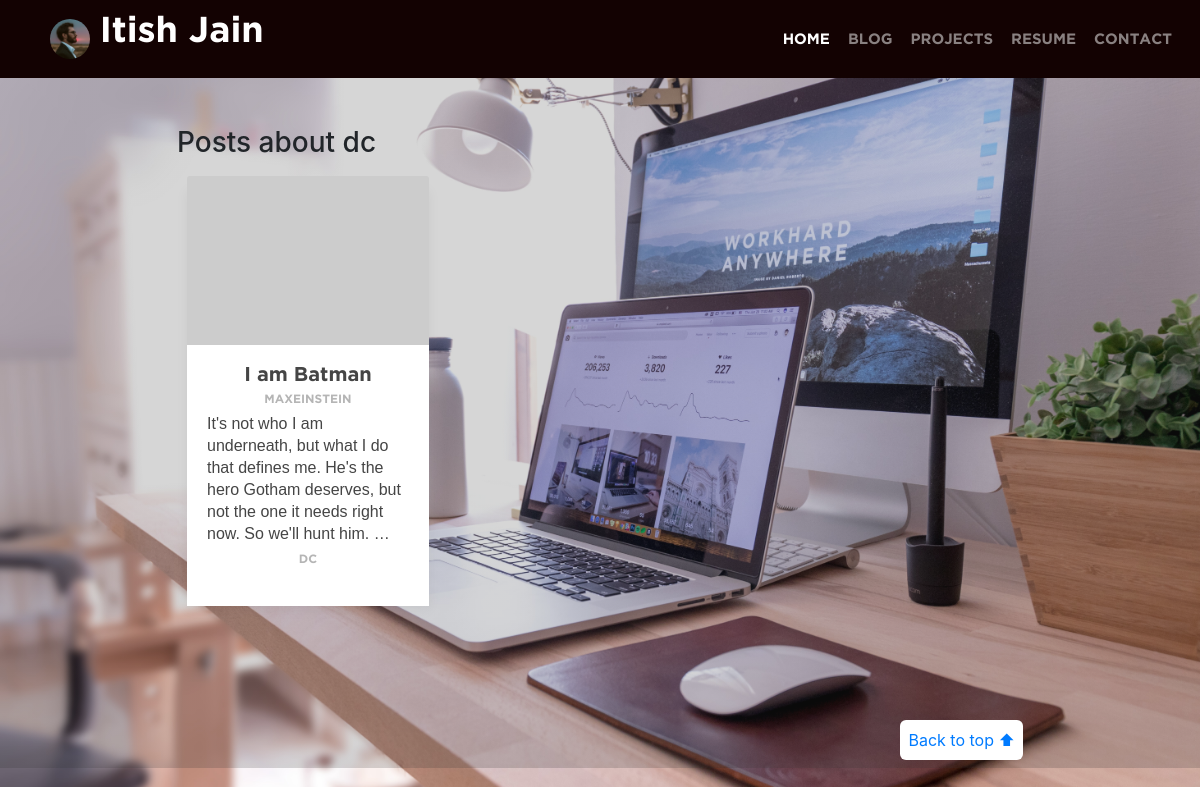
Screenshot of /blog/tag/dc with the database file from the repository.
### blog/models.py (models this page shows, shortened)
class BlogPost(models.Model):
    title = models.CharField(max_length=200, unique=True)
    author = models.ForeignKey('auth.User', related_name='posts',
                               on_delete=models.CASCADE)
    body = models.TextField()
    postdate = models.DateTimeField(auto_now_add=True, blank=True)
    tags = models.ManyToManyField('Tag', related_name='posts')
    def get_absolute_url(self):
        return reverse('post', args=[str(self.id)])

class Tag(models.Model):
    name = models.CharField(max_length=50, unique=True)
    def get_absolute_url(self):
        return reverse('tag_posts', args=[str(self.name)])

### blog/views.py (the view)
# urls.py: path('tag/<str:name>', views.tag_posts, name='tag_posts'),
def tag_posts(request, name):
    name = name.lower()
    title = 'Posts about {}'.format(name)
    tag = get_object_or_404(Tag, name=name)
    posts = BlogPost.objects.filter(tags=tag)
    return render(request, 'blog/filtered_post_list.html',
                  {'posts':posts, 'title':title})

### blog/templates/blog/filtered_post_list.html (shortened to what this page needs)
{% extends 'base.html' %}
{% block content %}
  <h3> {{title}}</h3>
  {% include 'blog/snippet_post_list.html' %}
{% endblock %}
{% block footer %}
    <footer class="text-muted">
        <div class="container">
            <p class="float-right back-to-top">
            <a href="#">Back to top ⬆</a>
            </p>
        </div>
    </footer>
{% endblock footer %}

### blog/templates/blog/snippet_post_list.html
<div class="row">
    {% for post in posts %}
        <div class="post-wrapper col-sm-4 py-2">
            <div class="card-post box-shadow">
                <a href="{{post.get_absolute_url}}">
                <img class="card-img-top" src="https://picsum.photos/id/{{post.id}}/500/350" alt="{{post.title}}"></a>
                <div class="card-body">
                    <a href="{{post.get_absolute_url}}">
                        <div class="card-title">{{post.title|truncatewords:"3"}}</div>
                    </a>
                    <div class="card-subtext">
                        <a href="{{post.author.get_absolute_url}}" class="">{{post.author.username}}</a>
                    </div>
                    <div class="card-text">
                        {{post.body|truncatewords:"30"}}
                    </div>
                    <div class="card-subtext">
                        {% include 'blog/snippet_tag_labels.html' with tags=post.tags.all %}
                    </div>
                </div>
            </div>
        </div>
    {% endfor %}
</div>

### blog/templates/blog/snippet_tag_labels.html
{% for tag in tags %}
<a href="{{tag.get_absolute_url}}">{{tag.name}}</a>
{% endfor %}

### static/css/main.css (style rules this page uses)
html { overflow-x: hidden; }
body { background: linear-gradient(rgba(50,50,50,0.2), rgba(50,50,50,0.2)), url("../images/background.jpg"); background-size: cover; background-repeat: no-repeat; overflow-x: hidden; }
.box-shadow { box-shadow: 0 0.25rem 0.75rem rgba(0, 0, 0, 0.05); }
.card-post { background: white; padding: 0; margin: 10px; height: 420px; }
.card-title { text-align: center; font: 20px/20px Gotham; letter-spacing: 0; color: #454545; opacity: 1; margin-bottom: 0px; }
.card-post img { margin-top: -10px; }
.card-text { text-align: left; font: 16px/22px sans-serif; letter-spacing: 0; color: #454545; opacity: 1; }
.card-subtext { text-align: center; }
.card-subtext a { font: 12px/26px Gotham; text-transform: uppercase; letter-spacing: 0; color: #b5b5b5; opacity: 1; }
footer { padding-top: 3rem; padding-bottom: 3rem; }
footer p { margin-bottom: 0.25rem; }
.back-to-top { background: white; padding: 8px; border-radius: 6px 6px; }
@media (min-width: 1200px) { .container { max-width: 73%; } }

### rows the page displays
BlogPost: title "I am Batman", author.username "MAXEINSTEIN", body "It's not who I am underneath, but what I do that defines me. He's the hero Gotham deserves, but not the one it needs right now. So we'll hunt him. …"
Tag: name "DC"

### other values shown
{{ title }} "Posts about dc"
